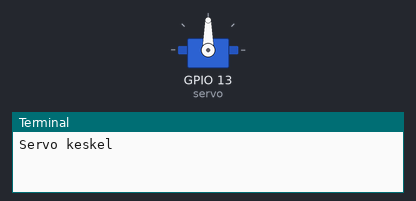
Recording of a program running on a simulated Raspberry Pi (BCM pin numbers). Shown: servo, the last lines printed to the terminal. Servo angles are drawn from the pulse width (0.5 ms = 0°, 2.5 ms = 180°). At 12.0 s the program stops and its outputs stay as they are.

Above: at 0.1 s.
At 3.1 s:
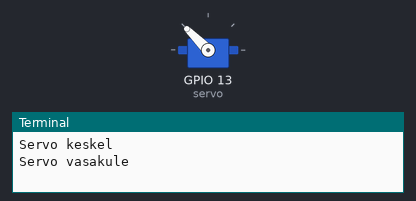
At 9.1 s:
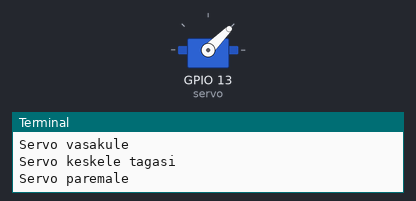
Timing chart, 0 to 10.6 s (numbered marks = the images above):
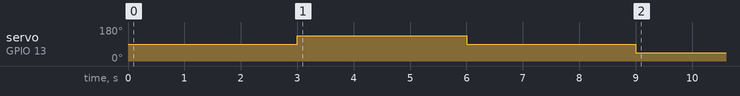

The program:

servo_180_test.py
```python
from gpiozero import Servo
import time

#Initsialiseeri servo
servo = Servo(13)

#Servo positsioonid saavad olla ainult vahemikus -1 kuni 1
keskel = 0
vasakule = 1
paremale = -1
#Servo liigutamise funktsioon
def liiguta_servot(positsioon):
    servo.value = positsioon
    time.sleep(1)

try:
    print("Servo keskel")
    liiguta_servot(keskel)
    time.sleep(2)

    print("Servo vasakule")
    liiguta_servot(vasakule)
    time.sleep(2)

    print("Servo keskele tagasi")
    liiguta_servot(keskel)
    time.sleep(2)

    print("Servo paremale")
    liiguta_servot(paremale)
    time.sleep(2)

except KeyboardInterrupt:
    print("Programmi too segatud")
```

Measured:
- by itself, servo on GPIO 13 (servo): 90° → 135° at 3.0 s, → 90° 3.0 s later, → 45° 3.0 s later
